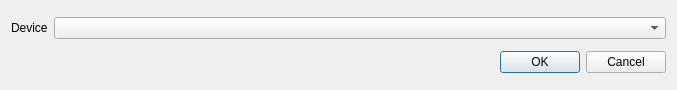
<?xml version="1.0" encoding="UTF-8"?>
<ui version="4.0">
 <class>ui_libevdev_tracker_dialog</class>
 <widget class="QWidget" name="ui_libevdev_tracker_dialog">
  <property name="windowModality">
   <enum>Qt::NonModal</enum>
  </property>
  <property name="geometry">
   <rect>
    <x>0</x>
    <y>0</y>
    <width>677</width>
    <height>90</height>
   </rect>
  </property>
  <property name="windowTitle">
   <string>libevdev tracker settings</string>
  </property>
  <property name="windowIcon">
   <iconset>
    <normaloff>../facetracknoir/images/facetracknoir.png</normaloff>../facetracknoir/images/facetracknoir.png</iconset>
  </property>
  <property name="layoutDirection">
   <enum>Qt::LeftToRight</enum>
  </property>
  <property name="autoFillBackground">
   <bool>false</bool>
  </property>
  <layout class="QGridLayout" name="gridLayout">
   <item row="0" column="1">
    <widget class="QComboBox" name="comboBox"/>
   </item>
   <item row="1" column="1">
    <widget class="QDialogButtonBox" name="buttonBox">
     <property name="standardButtons">
      <set>QDialogButtonBox::Cancel|QDialogButtonBox::Ok</set>
     </property>
    </widget>
   </item>
   <item row="0" column="0">
    <widget class="QLabel" name="label">
     <property name="text">
      <string>Device</string>
     </property>
    </widget>
   </item>
  </layout>
 </widget>
 <resources/>
 <connections/>
 <slots>
  <slot>startEngineClicked()</slot>
  <slot>stopEngineClicked()</slot>
  <slot>cameraSettingsClicked()</slot>
 </slots>
</ui>
